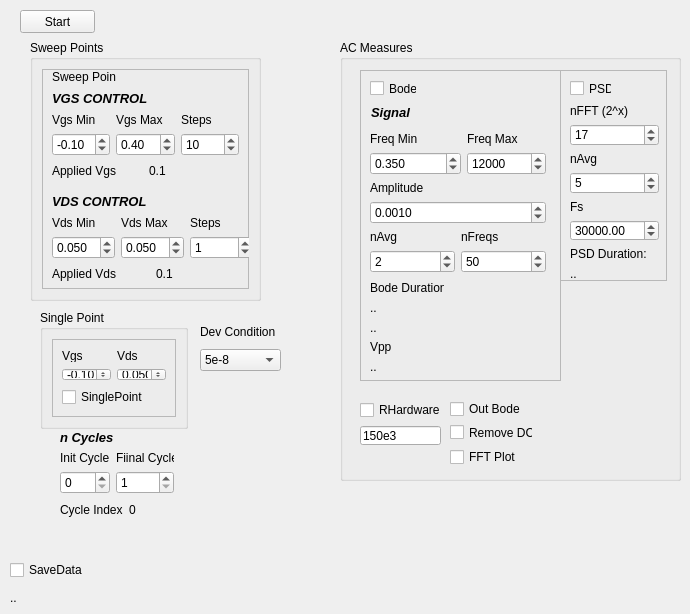
      <widget class="QWidget" name="tab_2">
       <attribute name="title">
        <string>MeasureSweeps</string>
       </attribute>
       <widget class="QPushButton" name="ButSweep">
        <property name="geometry">
         <rect>
          <x>20</x>
          <y>10</y>
          <width>75</width>
          <height>23</height>
         </rect>
        </property>
        <property name="text">
         <string>Start</string>
        </property>
       </widget>
       <widget class="QGroupBox" name="GrSweepMeas_3">
        <property name="geometry">
         <rect>
          <x>40</x>
          <y>310</y>
          <width>148</width>
          <height>119</height>
         </rect>
        </property>
        <property name="title">
         <string>Single Point</string>
        </property>
        <layout class="QHBoxLayout" name="horizontalLayout_12">
         <item>
          <widget class="QFrame" name="frame_9">
           <property name="frameShape">
            <enum>QFrame::StyledPanel</enum>
           </property>
           <property name="frameShadow">
            <enum>QFrame::Raised</enum>
           </property>
           <layout class="QVBoxLayout" name="verticalLayout_42">
            <item>
             <layout class="QVBoxLayout" name="verticalLayout_25">
              <item>
               <layout class="QGridLayout" name="gridLayout_5">
                <item row="0" column="0">
                 <widget class="QLabel" name="label_7">
                  <property name="text">
                   <string>Vgs</string>
                  </property>
                 </widget>
                </item>
                <item row="1" column="0">
                 <widget class="QDoubleSpinBox" name="SpnSVgs">
                  <property name="minimum">
                   <double>-0.500000000000000</double>
                  </property>
                  <property name="maximum">
                   <double>0.700000000000000</double>
                  </property>
                  <property name="singleStep">
                   <double>0.100000000000000</double>
                  </property>
                  <property name="value">
                   <double>-0.100000000000000</double>
                  </property>
                 </widget>
                </item>
                <item row="0" column="1">
                 <widget class="QLabel" name="label_8">
                  <property name="text">
                   <string>Vds</string>
                  </property>
                 </widget>
                </item>
                <item row="1" column="1">
                 <widget class="QDoubleSpinBox" name="SpnSVds">
                  <property name="decimals">
                   <number>3</number>
                  </property>
                  <property name="minimum">
                   <double>-0.200000000000000</double>
                  </property>
                  <property name="maximum">
                   <double>0.200000000000000</double>
                  </property>
                  <property name="singleStep">
                   <double>0.010000000000000</double>
                  </property>
                  <property name="value">
                   <double>0.050000000000000</double>
                  </property>
                 </widget>
                </item>
               </layout>
              </item>
              <item>
               <widget class="QCheckBox" name="ChckSP">
                <property name="text">
                 <string>SinglePoint</string>
                </property>
               </widget>
              </item>
             </layout>
            </item>
           </layout>
          </widget>
         </item>
        </layout>
       </widget>
       <widget class="QGroupBox" name="GrSweepMeas_4">
        <property name="geometry">
         <rect>
          <x>30</x>
          <y>40</y>
          <width>231</width>
          <height>261</height>
         </rect>
        </property>
        <property name="title">
         <string>Sweep Points</string>
        </property>
        <layout class="QHBoxLayout" name="horizontalLayout_13">
         <item>
          <widget class="QFrame" name="frame_5">
           <property name="frameShape">
            <enum>QFrame::StyledPanel</enum>
           </property>
           <property name="frameShadow">
            <enum>QFrame::Raised</enum>
           </property>
           <widget class="QWidget" name="layoutWidget">
            <property name="geometry">
             <rect>
              <x>10</x>
              <y>20</y>
              <width>187</width>
              <height>90</height>
             </rect>
            </property>
            <layout class="QVBoxLayout" name="verticalLayout_4">
             <item>
              <widget class="QLabel" name="label_5">
               <property name="font">
                <font>
                 <pointsize>10</pointsize>
                 <weight>75</weight>
                 <italic>true</italic>
                 <bold>true</bold>
                </font>
               </property>
               <property name="text">
                <string>VGS CONTROL</string>
               </property>
              </widget>
             </item>
             <item>
              <layout class="QHBoxLayout" name="horizontalLayout">
               <item>
                <layout class="QVBoxLayout" name="verticalLayout">
                 <item>
                  <widget class="QLabel" name="label_2">
                   <property name="text">
                    <string>Vgs Min</string>
                   </property>
                  </widget>
                 </item>
                 <item>
                  <widget class="QDoubleSpinBox" name="SpnVgsMin">
                   <property name="minimum">
                    <double>-0.500000000000000</double>
                   </property>
                   <property name="maximum">
                    <double>0.500000000000000</double>
                   </property>
                   <property name="singleStep">
                    <double>0.100000000000000</double>
                   </property>
                   <property name="value">
                    <double>-0.100000000000000</double>
                   </property>
                  </widget>
                 </item>
                </layout>
               </item>
               <item>
                <layout class="QVBoxLayout" name="verticalLayout_2">
                 <item>
                  <widget class="QLabel" name="label_3">
                   <property name="text">
                    <string>Vgs Max</string>
                   </property>
                  </widget>
                 </item>
                 <item>
                  <widget class="QDoubleSpinBox" name="SpnVgsMax">
                   <property name="minimum">
                    <double>-0.200000000000000</double>
                   </property>
                   <property name="maximum">
                    <double>2.000000000000000</double>
                   </property>
                   <property name="singleStep">
                    <double>0.100000000000000</double>
                   </property>
                   <property name="value">
                    <double>0.400000000000000</double>
                   </property>
                  </widget>
                 </item>
                </layout>
               </item>
               <item>
                <layout class="QVBoxLayout" name="verticalLayout_3">
                 <item>
                  <widget class="QLabel" name="label_4">
                   <property name="text">
                    <string>Steps</string>
                   </property>
                  </widget>
                 </item>
                 <item>
                  <widget class="QSpinBox" name="SpnVgsStep">
                   <property name="value">
                    <number>10</number>
                   </property>
                  </widget>
                 </item>
                </layout>
               </item>
              </layout>
             </item>
             <item>
              <layout class="QHBoxLayout" name="horizontalLayout_2">
               <item>
                <widget class="QLabel" name="label_6">
                 <property name="text">
                  <string>Applied Vgs</string>
                 </property>
                </widget>
               </item>
               <item>
                <widget class="QLabel" name="LblVgs">
                 <property name="text">
                  <string>0.1</string>
                 </property>
                </widget>
               </item>
              </layout>
             </item>
            </layout>
           </widget>
           <widget class="QWidget" name="layoutWidget_2">
            <property name="geometry">
             <rect>
              <x>10</x>
              <y>123</y>
              <width>201</width>
              <height>90</height>
             </rect>
            </property>
            <layout class="QVBoxLayout" name="verticalLayout_10">
             <item>
              <widget class="QLabel" name="label_13">
               <property name="font">
                <font>
                 <pointsize>10</pointsize>
                 <weight>75</weight>
                 <italic>true</italic>
                 <bold>true</bold>
                </font>
               </property>
               <property name="text">
                <string>VDS CONTROL</string>
               </property>
              </widget>
             </item>
             <item>
              <layout class="QHBoxLayout" name="horizontalLayout_6">
               <item>
                <layout class="QVBoxLayout" name="verticalLayout_11">
                 <item>
                  <widget class="QLabel" name="label_14">
                   <property name="text">
                    <string>Vds Min</string>
                   </property>
                  </widget>
                 </item>
                 <item>
                  <widget class="QDoubleSpinBox" name="SpnVdsMin">
                   <property name="decimals">
                    <number>3</number>
                   </property>
                   <property name="minimum">
                    <double>-0.900000000000000</double>
                   </property>
                   <property name="maximum">
                    <double>0.900000000000000</double>
                   </property>
                   <property name="singleStep">
                    <double>0.015000000000000</double>
                   </property>
                   <property name="value">
                    <double>0.050000000000000</double>
                   </property>
                  </widget>
                 </item>
                </layout>
               </item>
               <item>
                <layout class="QVBoxLayout" name="verticalLayout_12">
                 <item>
                  <widget class="QLabel" name="label_15">
                   <property name="text">
                    <string>Vds Max</string>
                   </property>
                  </widget>
                 </item>
                 <item>
                  <widget class="QDoubleSpinBox" name="SpnVdsMax">
                   <property name="decimals">
                    <number>3</number>
                   </property>
                   <property name="minimum">
                    <double>-0.900000000000000</double>
                   </property>
                   <property name="maximum">
                    <double>0.900000000000000</double>
                   </property>
                   <property name="singleStep">
                    <double>0.015000000000000</double>
                   </property>
                   <property name="value">
                    <double>0.050000000000000</double>
                   </property>
                  </widget>
                 </item>
                </layout>
               </item>
               <item>
                <layout class="QVBoxLayout" name="verticalLayout_13">
                 <item>
                  <widget class="QLabel" name="label_16">
                   <property name="text">
                    <string>Steps</string>
                   </property>
                  </widget>
                 </item>
                 <item>
                  <widget class="QSpinBox" name="SpnVdsStep">
                   <property name="value">
                    <number>1</number>
                   </property>
                  </widget>
                 </item>
                </layout>
               </item>
              </layout>
             </item>
             <item>
              <layout class="QHBoxLayout" name="horizontalLayout_7">
               <item>
                <widget class="QLabel" name="label_17">
                 <property name="text">
                  <string>Applied Vds</string>
                 </property>
                </widget>
               </item>
               <item>
                <widget class="QLabel" name="LblVds">
                 <property name="text">
                  <string>0.1</string>
                 </property>
                </widget>
               </item>
              </layout>
             </item>
            </layout>
           </widget>
           <widget class="QLabel" name="label_30">
            <property name="geometry">
             <rect>
              <x>10</x>
              <y>0</y>
              <width>64</width>
              <height>16</height>
             </rect>
            </property>
            <property name="text">
             <string>Sweep Points</string>
            </property>
           </widget>
          </widget>
         </item>
        </layout>
       </widget>
       <widget class="QWidget" name="layoutWidget">
        <property name="geometry">
         <rect>
          <x>200</x>
          <y>320</y>
          <width>81</width>
          <height>51</height>
         </rect>
        </property>
        <layout class="QVBoxLayout" name="verticalLayout_18">
         <item>
          <widget class="QLabel" name="label">
           <property name="text">
            <string>Dev Condition</string>
           </property>
          </widget>
         </item>
         <item>
          <widget class="QComboBox" name="CmbDevCond">
           <property name="currentIndex">
            <number>5</number>
           </property>
           <item>
            <property name="text">
             <string>1</string>
            </property>
           </item>
           <item>
            <property name="text">
             <string>5e-6</string>
            </property>
           </item>
           <item>
            <property name="text">
             <string>1e-6</string>
            </property>
           </item>
           <item>
            <property name="text">
             <string>5e-7</string>
            </property>
           </item>
           <item>
            <property name="text">
             <string>1e-7</string>
            </property>
           </item>
           <item>
            <property name="text">
             <string>5e-8</string>
            </property>
           </item>
           <item>
            <property name="text">
             <string>1e-8</string>
            </property>
           </item>
           <item>
            <property name="text">
             <string>5e-9</string>
            </property>
           </item>
           <item>
            <property name="text">
             <string>1e-9</string>
            </property>
           </item>
          </widget>
         </item>
        </layout>
       </widget>
       <widget class="QGroupBox" name="GrSweepMeas">
        <property name="geometry">
         <rect>
          <x>340</x>
          <y>40</y>
          <width>341</width>
          <height>441</height>
         </rect>
        </property>
        <property name="title">
         <string>AC Measures</string>
        </property>
        <widget class="QFrame" name="frame">
         <property name="geometry">
          <rect>
           <x>20</x>
           <y>30</y>
           <width>201</width>
           <height>311</height>
          </rect>
         </property>
         <property name="frameShape">
          <enum>QFrame::StyledPanel</enum>
         </property>
         <property name="frameShadow">
          <enum>QFrame::Raised</enum>
         </property>
         <widget class="QCheckBox" name="ChckBode">
          <property name="geometry">
           <rect>
            <x>10</x>
            <y>10</y>
            <width>47</width>
            <height>17</height>
           </rect>
          </property>
          <property name="text">
           <string>Bode</string>
          </property>
         </widget>
         <widget class="QLabel" name="label_22">
          <property name="geometry">
           <rect>
            <x>11</x>
            <y>34</y>
            <width>40</width>
            <height>16</height>
           </rect>
          </property>
          <property name="font">
           <font>
            <pointsize>10</pointsize>
            <weight>75</weight>
            <italic>true</italic>
            <bold>true</bold>
           </font>
          </property>
          <property name="text">
           <string>Signal</string>
          </property>
         </widget>
         <widget class="QWidget" name="layoutWidget">
          <property name="geometry">
           <rect>
            <x>10</x>
            <y>211</y>
            <width>74</width>
            <height>53</height>
           </rect>
          </property>
          <layout class="QGridLayout" name="gridLayout_13">
           <item row="0" column="0">
            <widget class="QLabel" name="LblPSDDuration_2">
             <property name="text">
              <string>Bode Duration:</string>
             </property>
            </widget>
           </item>
           <item row="1" column="0">
            <widget class="QLabel" name="LblBodeDurationL">
             <property name="text">
              <string>..</string>
             </property>
            </widget>
           </item>
           <item row="2" column="0">
            <widget class="QLabel" name="LblBodeDurationH">
             <property name="text">
              <string>..</string>
             </property>
            </widget>
           </item>
          </layout>
         </widget>
         <widget class="QWidget" name="layoutWidget">
          <property name="geometry">
           <rect>
            <x>10</x>
            <y>62</y>
            <width>176</width>
            <height>141</height>
           </rect>
          </property>
          <layout class="QGridLayout" name="gridLayout_12">
           <item row="0" column="0">
            <layout class="QGridLayout" name="gridLayout_3">
             <item row="0" column="0">
              <layout class="QVBoxLayout" name="verticalLayout_21">
               <item>
                <widget class="QLabel" name="label_25">
                 <property name="text">
                  <string>Freq Min</string>
                 </property>
                </widget>
               </item>
               <item>
                <widget class="QDoubleSpinBox" name="SpnFreqMin">
                 <property name="decimals">
                  <number>3</number>
                 </property>
                 <property name="maximum">
                  <double>1000000.000000000000000</double>
                 </property>
                 <property name="singleStep">
                  <double>0.010000000000000</double>
                 </property>
                 <property name="value">
                  <double>0.350000000000000</double>
                 </property>
                </widget>
               </item>
              </layout>
             </item>
             <item row="0" column="1">
              <layout class="QVBoxLayout" name="verticalLayout_20">
               <item>
                <widget class="QLabel" name="label_24">
                 <property name="text">
                  <string>Freq Max</string>
                 </property>
                </widget>
               </item>
               <item>
                <widget class="QSpinBox" name="SpnFreqMax">
                 <property name="maximum">
                  <number>10000000</number>
                 </property>
                 <property name="value">
                  <number>12000</number>
                 </property>
                </widget>
               </item>
              </layout>
             </item>
            </layout>
           </item>
           <item row="1" column="0">
            <layout class="QGridLayout" name="gridLayout_4">
             <item row="0" column="0" colspan="2">
              <layout class="QVBoxLayout" name="verticalLayout_16">
               <item>
                <widget class="QLabel" name="label_20">
                 <property name="text">
                  <string>Amplitude</string>
                 </property>
                </widget>
               </item>
               <item>
                <widget class="QDoubleSpinBox" name="SpnAmp">
                 <property name="decimals">
                  <number>4</number>
                 </property>
                 <property name="maximum">
                  <double>75.000000000000000</double>
                 </property>
                 <property name="singleStep">
                  <double>0.001000000000000</double>
                 </property>
                 <property name="value">
                  <double>0.001000000000000</double>
                 </property>
                </widget>
               </item>
              </layout>
             </item>
             <item row="1" column="0">
              <layout class="QVBoxLayout" name="verticalLayout_19">
               <item>
                <widget class="QLabel" name="label_27">
                 <property name="text">
                  <string>nAvg</string>
                 </property>
                </widget>
               </item>
               <item>
                <widget class="QSpinBox" name="SpnNAvg">
                 <property name="value">
                  <number>2</number>
                 </property>
                </widget>
               </item>
              </layout>
             </item>
             <item row="1" column="1">
              <layout class="QVBoxLayout" name="verticalLayout_14">
               <item>
                <widget class="QLabel" name="label_18">
                 <property name="text">
                  <string>nFreqs</string>
                 </property>
                </widget>
               </item>
               <item>
                <widget class="QSpinBox" name="SpnNFreqs">
                 <property name="value">
                  <number>50</number>
                 </property>
                </widget>
               </item>
              </layout>
             </item>
            </layout>
           </item>
          </layout>
         </widget>
         <widget class="QWidget" name="layoutWidget">
          <property name="geometry">
           <rect>
            <x>10</x>
            <y>270</y>
            <width>141</width>
            <height>34</height>
           </rect>
          </property>
          <layout class="QGridLayout" name="gridLayout_17">
           <item row="0" column="0">
            <widget class="QLabel" name="LblPSDDuration_3">
             <property name="text">
              <string>Vpp</string>
             </property>
            </widget>
           </item>
           <item row="1" column="0">
            <widget class="QLabel" name="LblVpp">
             <property name="text">
              <string>..</string>
             </property>
            </widget>
           </item>
          </layout>
         </widget>
        </widget>
        <widget class="QFrame" name="frame_2">
         <property name="geometry">
          <rect>
           <x>220</x>
           <y>30</y>
           <width>107</width>
           <height>211</height>
          </rect>
         </property>
         <property name="frameShape">
          <enum>QFrame::StyledPanel</enum>
         </property>
         <property name="frameShadow">
          <enum>QFrame::Raised</enum>
         </property>
         <widget class="QCheckBox" name="ChckPSD">
          <property name="geometry">
           <rect>
            <x>10</x>
            <y>10</y>
            <width>42</width>
            <height>17</height>
           </rect>
          </property>
          <property name="text">
           <string>PSD</string>
          </property>
         </widget>
         <widget class="QWidget" name="layoutWidget">
          <property name="geometry">
           <rect>
            <x>10</x>
            <y>34</y>
            <width>89</width>
            <height>177</height>
           </rect>
          </property>
          <layout class="QGridLayout" name="gridLayout_11">
           <item row="0" column="0">
            <layout class="QGridLayout" name="gridLayout_7">
             <item row="0" column="0">
              <layout class="QGridLayout" name="gridLayout_6">
               <item row="0" column="0">
                <widget class="QLabel" name="label_26">
                 <property name="text">
                  <string>nFFT (2^x)</string>
                 </property>
                </widget>
               </item>
               <item row="1" column="0">
                <widget class="QSpinBox" name="SpnPDSnFFT">
                 <property name="maximum">
                  <number>24</number>
                 </property>
                 <property name="value">
                  <number>17</number>
                 </property>
                </widget>
               </item>
              </layout>
             </item>
             <item row="1" column="0">
              <layout class="QGridLayout" name="gridLayout_2">
               <item row="0" column="0">
                <widget class="QLabel" name="label_29">
                 <property name="text">
                  <string>nAvg</string>
                 </property>
                </widget>
               </item>
               <item row="1" column="0">
                <widget class="QSpinBox" name="SpnAvg">
                 <property name="maximum">
                  <number>20</number>
                 </property>
                 <property name="value">
                  <number>5</number>
                 </property>
                </widget>
               </item>
              </layout>
             </item>
             <item row="2" column="0">
              <layout class="QVBoxLayout" name="verticalLayout_26">
               <item>
                <widget class="QLabel" name="label_28">
                 <property name="text">
                  <string>Fs</string>
                 </property>
                </widget>
               </item>
               <item>
                <widget class="QDoubleSpinBox" name="SpnFsPSD">
                 <property name="maximum">
                  <double>1000000.000000000000000</double>
                 </property>
                 <property name="singleStep">
                  <double>100.000000000000000</double>
                 </property>
                 <property name="value">
                  <double>30000.000000000000000</double>
                 </property>
                </widget>
               </item>
              </layout>
             </item>
            </layout>
           </item>
           <item row="1" column="0">
            <widget class="QLabel" name="LblPSDDuration_1">
             <property name="text">
              <string>PSD Duration:</string>
             </property>
            </widget>
           </item>
           <item row="2" column="0">
            <widget class="QLabel" name="LblPSDDuration">
             <property name="text">
              <string>..</string>
             </property>
            </widget>
           </item>
          </layout>
         </widget>
        </widget>
        <widget class="QWidget" name="layoutWidget">
         <property name="geometry">
          <rect>
           <x>20</x>
           <y>360</y>
           <width>81</width>
           <height>45</height>
          </rect>
         </property>
         <layout class="QVBoxLayout" name="verticalLayout_5">
          <item>
           <widget class="QCheckBox" name="ChckRhardware">
            <property name="text">
             <string>RHardware</string>
            </property>
            <property name="autoExclusive">
             <bool>false</bool>
            </property>
           </widget>
          </item>
          <item>
           <widget class="QLineEdit" name="QRhardware">
            <property name="text">
             <string>150e3</string>
            </property>
           </widget>
          </item>
         </layout>
        </widget>
        <widget class="QWidget" name="layoutWidget">
         <property name="geometry">
          <rect>
           <x>110</x>
           <y>360</y>
           <width>83</width>
           <height>67</height>
          </rect>
         </property>
         <layout class="QGridLayout" name="gridLayout_19">
          <item row="0" column="0">
           <layout class="QGridLayout" name="gridLayout_18">
            <item row="0" column="0">
             <widget class="QCheckBox" name="ChckOutBode">
              <property name="text">
               <string>Out Bode</string>
              </property>
              <property name="autoExclusive">
               <bool>false</bool>
              </property>
             </widget>
            </item>
            <item row="1" column="0">
             <widget class="QCheckBox" name="ChckRemoveDC">
              <property name="text">
               <string>Remove DC</string>
              </property>
              <property name="autoExclusive">
               <bool>false</bool>
              </property>
             </widget>
            </item>
           </layout>
          </item>
          <item row="1" column="0">
           <widget class="QCheckBox" name="ChckFFT">
            <property name="text">
             <string>FFT Plot</string>
            </property>
            <property name="autoExclusive">
             <bool>false</bool>
            </property>
           </widget>
          </item>
         </layout>
        </widget>
       </widget>
       <widget class="QWidget" name="layoutWidget">
        <property name="geometry">
         <rect>
          <x>60</x>
          <y>430</y>
          <width>114</width>
          <height>90</height>
         </rect>
        </property>
        <layout class="QGridLayout" name="gridLayout_8">
         <item row="0" column="0">
          <layout class="QGridLayout" name="gridLayout">
           <item row="0" column="0">
            <widget class="QLabel" name="label_23">
             <property name="font">
              <font>
               <pointsize>10</pointsize>
               <weight>75</weight>
               <italic>true</italic>
               <bold>true</bold>
              </font>
             </property>
             <property name="text">
              <string>n Cycles</string>
             </property>
            </widget>
           </item>
           <item row="1" column="0">
            <layout class="QHBoxLayout" name="horizontalLayout_3">
             <item>
              <layout class="QVBoxLayout" name="verticalLayout_27">
               <item>
                <widget class="QLabel" name="label_31">
                 <property name="text">
                  <string>Init Cycle</string>
                 </property>
                </widget>
               </item>
               <item>
                <widget class="QSpinBox" name="SpnInitCycle">
                 <property name="minimum">
                  <number>0</number>
                 </property>
                 <property name="maximum">
                  <number>200</number>
                 </property>
                 <property name="value">
                  <number>0</number>
                 </property>
                </widget>
               </item>
              </layout>
             </item>
             <item>
              <layout class="QVBoxLayout" name="verticalLayout_38">
               <item>
                <widget class="QLabel" name="label_32">
                 <property name="text">
                  <string>Fiinal Cycle</string>
                 </property>
                </widget>
               </item>
               <item>
                <widget class="QSpinBox" name="SpnFinalCycle">
                 <property name="minimum">
                  <number>1</number>
                 </property>
                 <property name="maximum">
                  <number>200</number>
                 </property>
                 <property name="value">
                  <number>1</number>
                 </property>
                </widget>
               </item>
              </layout>
             </item>
            </layout>
           </item>
          </layout>
         </item>
         <item row="1" column="0">
          <layout class="QHBoxLayout" name="horizontalLayout_8">
           <item>
            <widget class="QLabel" name="label_33">
             <property name="text">
              <string>Cycle Index</string>
             </property>
            </widget>
           </item>
           <item>
            <widget class="QLabel" name="LblCycle">
             <property name="text">
              <string>0</string>
             </property>
            </widget>
           </item>
          </layout>
         </item>
        </layout>
       </widget>
       <widget class="QCheckBox" name="ChckSaveData">
        <property name="geometry">
         <rect>
          <x>10</x>
          <y>560</y>
          <width>131</width>
          <height>20</height>
         </rect>
        </property>
        <property name="text">
         <string>SaveData</string>
        </property>
        <property name="checked">
         <bool>false</bool>
        </property>
       </widget>
       <widget class="QLabel" name="LblPath">
        <property name="geometry">
         <rect>
          <x>10</x>
          <y>590</y>
          <width>491</width>
          <height>15</height>
         </rect>
        </property>
        <property name="sizePolicy">
         <sizepolicy hsizetype="Minimum" vsizetype="Minimum">
          <horstretch>0</horstretch>
          <verstretch>0</verstretch>
         </sizepolicy>
        </property>
        <property name="maximumSize">
         <size>
          <width>16777215</width>
          <height>15</height>
         </size>
        </property>
        <property name="text">
         <string>..</string>
        </property>
       </widget>
      </widget>
